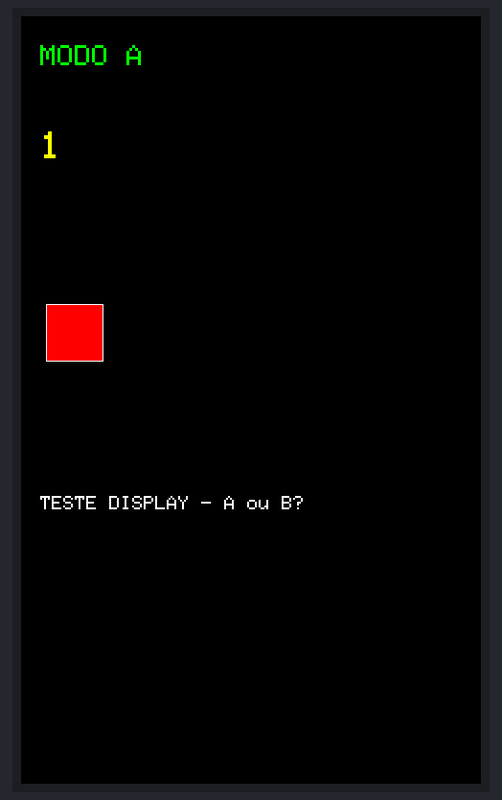
Recording of a sketch running on a simulated Arduino Giga R1. Shown: 480×800 colour display.

Above: at 0.99 s.
At 5.85 s:
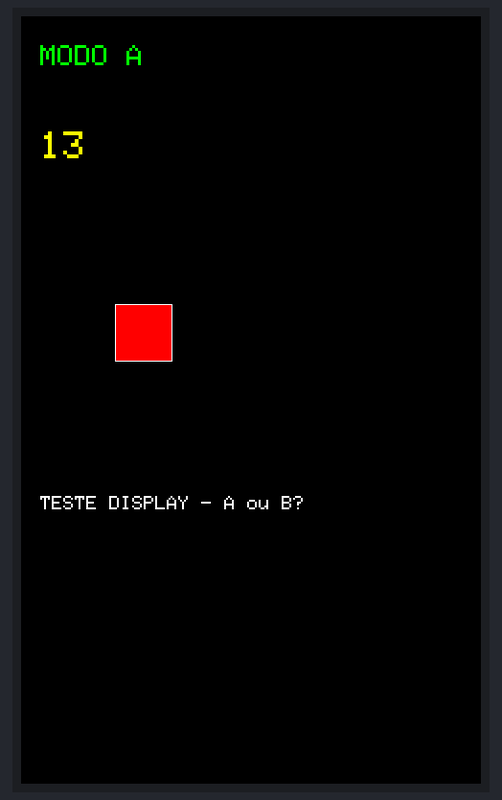
At 10.7 s:
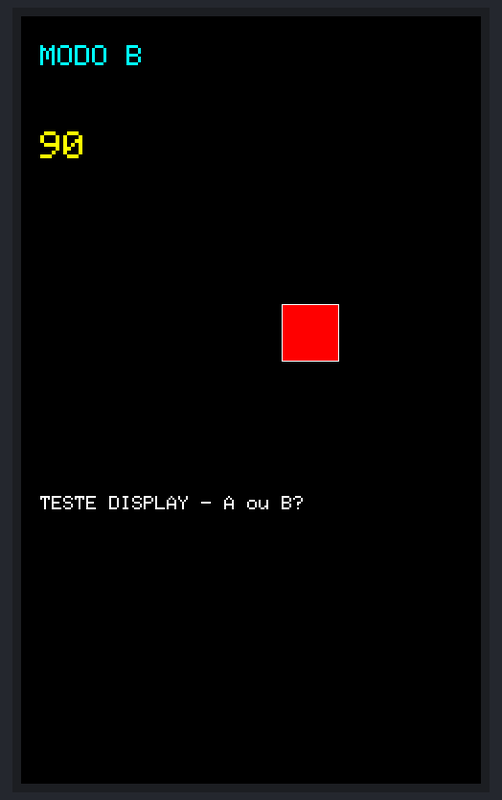
At 21.0 s:
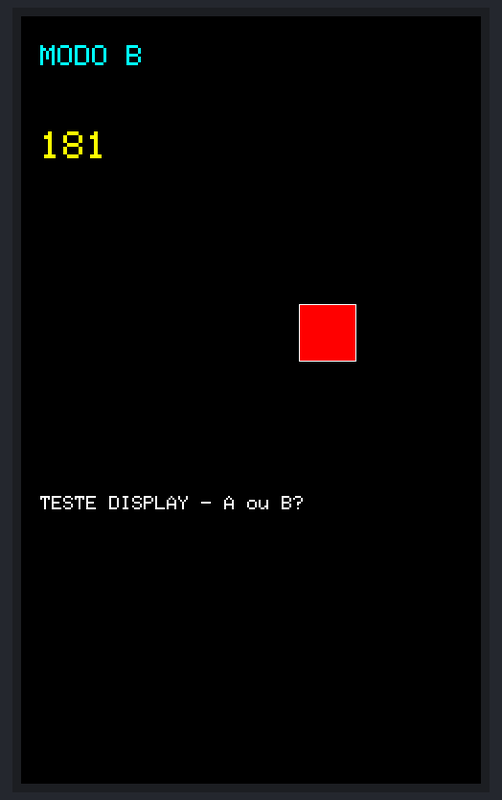
At 31.52 s:
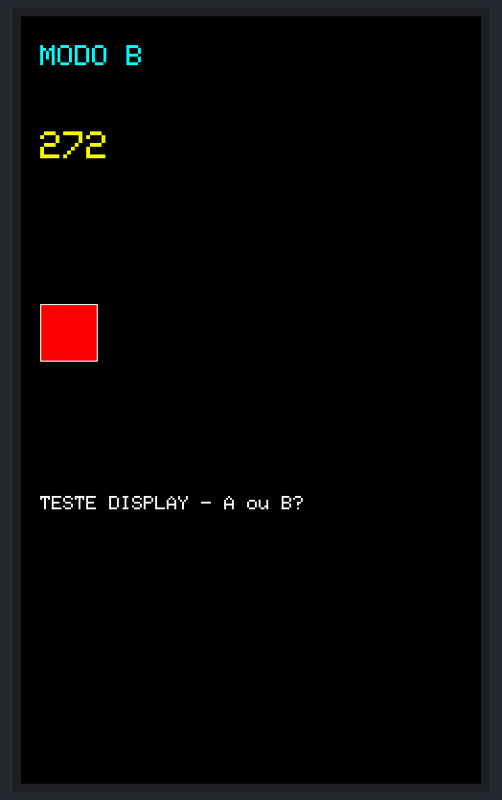
At 36.86 s:
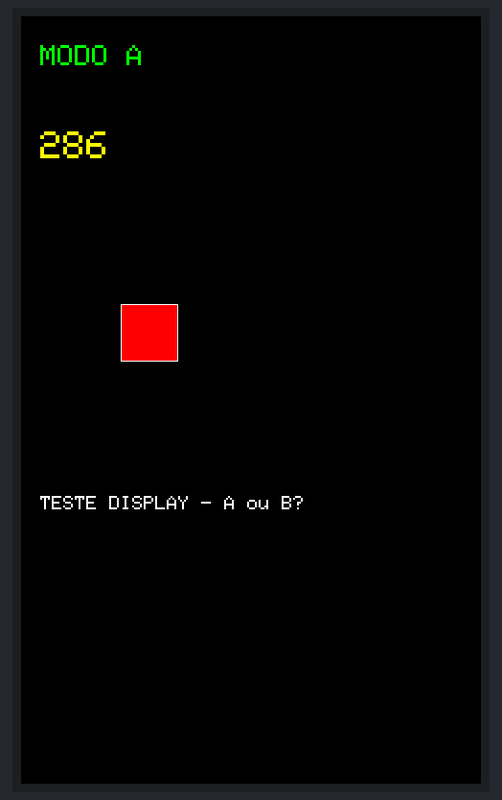

Measured:
- what the display in image 0 shows lasts 0.4 s, from 0.8 s to 1.2 s
- what the display in image 2 shows lasts 0.5 s, from 10.6 s to 11.1 s

The sketch:

test_display.ino
```cpp
/*
 * TESTE DE DISPLAY (puro) - sem GPS, sem LoRa.
 * Objetivo: descobrir QUAL modo de desenho fica limpo neste GIGA Display.
 *
 * Alterna a cada 5 s entre dois modos (escrito no topo da tela):
 *   MODO A = buffering ON  + limpa a tela toda e redesenha (o que usei no mapa)
 *   MODO B = buffering OFF + desenho incremental (so apaga/redesenha o que mudou)
 *
 * A cena tem: um contador (testa apagar texto), um quadrado que anda (testa
 * apagar area) e um texto fixo. Me diga qual modo (A ou B) fica sem "bug".
 */
#include "Arduino_GigaDisplay_GFX.h"

GigaDisplay_GFX gfx;

#define C_BLACK 0x0000
#define C_WHITE 0xFFFF
#define C_RED   0xF800
#define C_GREEN 0x07E0
#define C_YEL   0xFFE0
#define C_CYAN  0x07FF

int SCR_W, SCR_H;
uint32_t counter = 0;
int boxX = 20, boxDir = 6;
int prevBoxX = 20;
const int boxY = 300, boxW = 60, boxH = 60;
int mode = 0;                 // 0 = A, 1 = B
unsigned long lastSwitch = 0, lastFrame = 0;
bool modeInit = false;

void setup() {
  Serial.begin(115200);
  gfx.begin();
  gfx.setRotation(0);
  SCR_W = gfx.width();
  SCR_H = gfx.height();
  gfx.fillScreen(C_BLACK);
  lastSwitch = millis();
}

void drawScene() {
  char b[16];
  // titulo do modo
  gfx.setTextSize(3); gfx.setTextColor(mode == 0 ? C_GREEN : C_CYAN, C_BLACK);
  gfx.setCursor(20, 30); gfx.print(mode == 0 ? "MODO A" : "MODO B");

  // contador
  gfx.setTextSize(4); gfx.setTextColor(C_YEL, C_BLACK);
  snprintf(b, sizeof(b), "%lu   ", (unsigned long)counter);
  gfx.setCursor(20, 120); gfx.print(b);

  // texto fixo
  gfx.setTextSize(2); gfx.setTextColor(C_WHITE, C_BLACK);
  gfx.setCursor(20, 500); gfx.print("TESTE DISPLAY - A ou B?");

  // quadrado que anda
  gfx.fillRect(boxX, boxY, boxW, boxH, C_RED);
  gfx.drawRect(boxX, boxY, boxW, boxH, C_WHITE);
}

void loop() {
  // troca de modo a cada 5 s
  if (millis() - lastSwitch > 5000) {
    lastSwitch = millis();
    mode = 1 - mode;
    modeInit = false;
  }

  if (millis() - lastFrame < 60) return;   // ~16 fps
  lastFrame = millis();

  counter++;
  prevBoxX = boxX;
  boxX += boxDir;
  if (boxX < 10 || boxX > SCR_W - boxW - 10) boxDir = -boxDir;

  if (mode == 0) {
    // ---- MODO A: buffering + limpa tudo e redesenha ----
    if (!modeInit) { modeInit = true; }
    gfx.startBuffering();
    gfx.fillScreen(C_BLACK);
    drawScene();
    gfx.endBuffering();
  } else {
    // ---- MODO B: sem buffering, incremental ----
    if (!modeInit) { gfx.fillScreen(C_BLACK); modeInit = true; }
    // apaga so o quadrado antigo
    gfx.fillRect(prevBoxX, boxY, boxW, boxH, C_BLACK);
    drawScene();   // textos com fundo opaco se sobrescrevem; quadrado novo desenhado
  }
}
```
